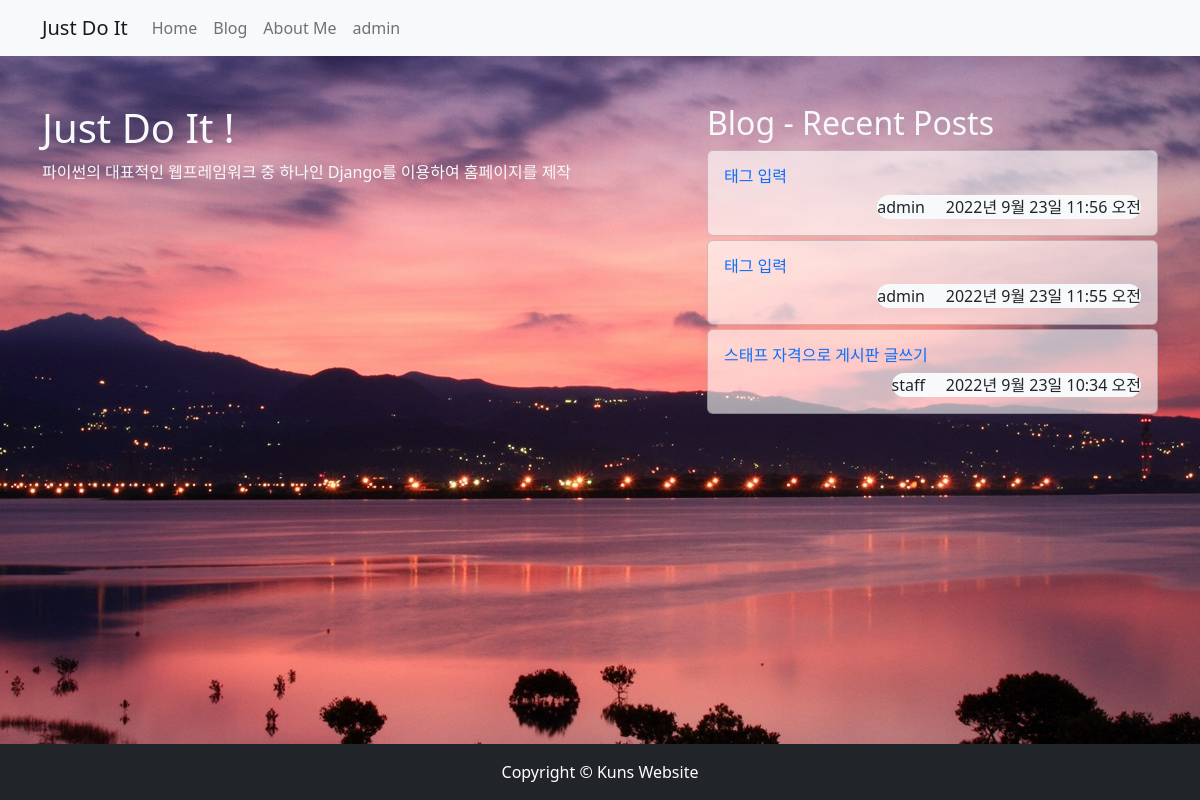
The app's page / (signed in) with its own data.
### blog/models.py (models this page shows, shortened)
class Post(models.Model):
    title = models.CharField(max_length=30) # 최대길이
    hook_text = models.CharField(max_length=100, blank=True)
    content = models.TextField() # 문자열 길이 제한 없다
    head_image = models.ImageField(upload_to='blog/images/%Y/%m/%d/',blank=True)
    file_upload = models.FileField(upload_to='blog/files/%Y/%m/%d/',blank=True)
    created_at = models.DateTimeField(auto_now_add=True) # 현재시간으로 자동저장
    updated_at = models.DateTimeField(auto_now=True) # 다시 저장한 현재시간으로 자동저장
    author = models.ForeignKey(User,null=True, on_delete=models.SET_NULL)
    category = models.ForeignKey(Category, null = True, blank= True, on_delete=models.SET_NULL)
    tags = models.ManyToManyField(Tag, blank=True)
    def get_absolute_url(self):
        return f'/blog/{self.pk}/'

### single_pages/views.py (the view)
# urls.py: path('',views.landing),
def landing(request):
    recent_posts = Post.objects.order_by('-pk')[:3]
    return render(
        request,
        'single_pages/landing.html',
        {
            'recent_posts':recent_posts,
        }
    )

### single_pages/templates/single_pages/landing.html (shortened to what this page needs)
<!DOCTYPE html>
{% load static %}
<html lang="ko">
<head>
    <link rel="stylesheet" href="{% static 'blog/bootstrap/bootstrap.min.css' %}" media="screen">
    <link rel="stylesheet" href="{% static 'single_pages/css/landing.css' %}" media="screen">
</head>
<body>
    {% include 'blog/navbar.html' %}
    <section>
        <div class="container">
            <div class="row justify-content-between">
                <div class="col-lg-6 text-light">
                    <h1 class="mt-5">Just Do It !</h1>
                    <p>파이썬의 대표적인 웹프레임워크 중 하나인 Django를 이용하여 홈페이지를 제작</p>
                </div>
                <div class="col-lg-5 mt-5">
                    <h2 class="text-light">Blog - Recent Posts</h2>
                {% for post in recent_posts %}
                <div class="card mt-1">
                    <div class="card-body">
                        <h6><a href="{{ post.get_absolute_url }}" class="text-decoration-none text dark">
                            {{ post.title }}</a></h6>
                        <span class="bagdg rounded-pill bg-light text-dark float-end">
                            {{ post.author.username }}
                            {{ post.created_at }}
                        </span>
                    </div>
                </div>
                {% endfor %}
                </div>
            </div>
        </div>
    </section>
    <div class="fixed-bottom">
    {% include 'blog/footer.html' %}
    </div>
</body>
</html>

### blog/templates/blog/navbar.html (shortened to what this page needs)
    {% load socialaccount %}
    <nav class="navbar navbar-expand-lg navbar-light bg-light">
        <div class="container">
            <a class="navbar-brand" href="/">Just Do It</a>
            <div class="collapse navbar-collapse" id="navbarNavDropdown">
                <ul class="navbar-nav">
                    <li class="nav-item active">
                        <a class="nav-link" href="/">Home</a>
                    </li>
                    <li class="nav-item">
                        <a class="nav-link" href="/blog/">Blog</a>
                    </li>
                    <li class="nav-item">
                        <a class="nav-link" href="/about_me/">About Me</a>
                    </li>
                </ul>
                <ul class="navbar-nav ml-auto">
                    {% if user.is_authenticated %}
                    <li class="nav-item dropdown">
                        <a class="nav-link" dropdown-toggle" href="#" id="navbarNavDropdownMenyLink" role="button"
                        data-toggle="dropdown" aria-haspopup="true" aria-expanded="false">{{ user.username }}</a>
                    </li>
                    {% else %}
                    <li class="nav-item">
                        <a class="nav-link" href="#" data-toggle="modal" data-target="#loginModal">Log In</a>
                    </li>
                    {% endif %}
                </ul>
            </div>
        </div>
    </nav>

### single_pages/static/single_pages/css/landing.css (style rules this page uses)
body { background: url(/static/single_pages/images/good.jpg) no-repeat center center fixed; }
section { margin-bottom: 150px; }
.card { background: rgba(255, 255, 255, 0.6); }

### records on screen
Post: title "태그 입력", author.username "admin", created_at "2022년 9월 23일 11:56 오전"
Post: title "태그 입력", author.username "admin", created_at "2022년 9월 23일 11:55 오전"
Post: title "스태프 자격으로 게시판 글쓰기", author.username "staff", created_at "2022년 9월 23일 10:34 오전"

### other values on screen
{{ user.username }} "admin"
